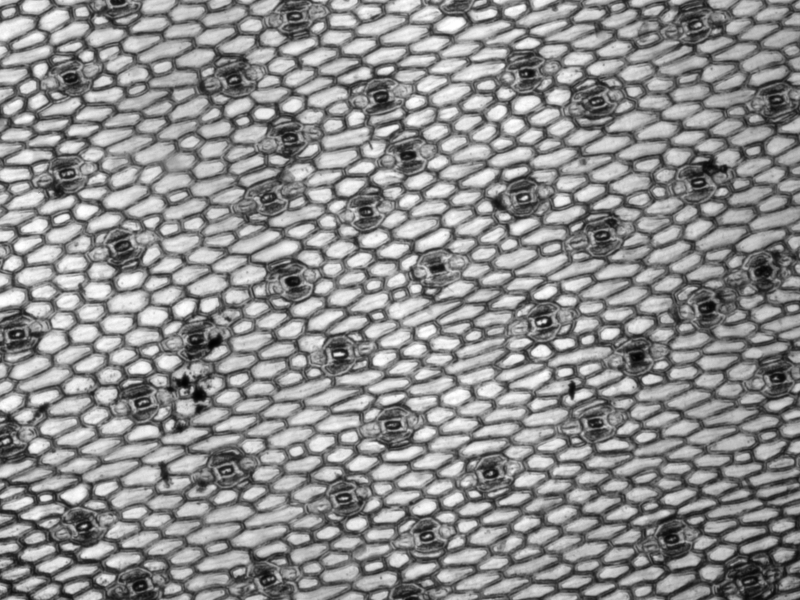
#> input picture asserts/sample images p=0 corrected/A. sisalana Vofely2019 CellImages gp15-095_001_4x.tif, 1600 x 1200 px (shown at 1/2 size)
$ python -i core.py   (imports and definitions only)
#> lines starting #> are read from the running program, lines starting #| are printed output that depends on the picture; after the words box and inside, x2 and y2 are one past the last pixel; in counts of white or black regions, pixels touching at a corner belong together
"""Module providing core functions"""

# pylint: disable=line-too-long, multiple-statements, c-extension-no-member, no-member, no-name-in-module, relative-beyond-top-level, wildcard-import, dangerous-default-value
import os  # interact with the operating system
import sys  # to use system standard output
import contextlib  # for mutting prints
import glob  # Unix style pathname pattern expansion
from typing import Tuple, Optional  # support typing hints
import requests  # for downloading checkpoints
import cv2  # OpenCV
import torch  # PyTorch
import numpy as np  # NumPy
from PIL import Image, ImageOps  # Pillow image processing
from more_itertools import sort_together  # sort two list together
from skimage.filters import threshold_isodata, laplace  # for image thresholding

# [1 line that did not run here, left out]

image_types = ['.jpg', '.jpeg', '.png', '.tif', '.tiff', '.bmp', '.gif', '.ico', '.jfif', '.webp']  # supported image types
video_types = ['.avi', '.mp4', '.mov', '.wmv']  # supported video types


class SegColors:
    """Define the segmentation class names, colors and their one-hot encoding"""
    def __init__(self,
                 class_name: str = None,
                 mask_rgb: np.ndarray = None,
                 class_encoding: int = None):
        self.class_name = class_name  # catergory name
        self.mask_rgb = mask_rgb  # catergory rgb color
        self.class_encoding = class_encoding  # catergory encoding


GC_Colors = [SegColors('background', [0, 0, 0], 0),
             SegColors('guard cell 1', [255, 0, 255], 1),
             SegColors('guard cell 2', [255, 255, 0], 1),
             SegColors('subsidiary cell 1', [255, 255, 0], 2),
             SegColors('subsidiary cell 2', [255, 255, 0], 2)]
#> further down, picture is the input picture: shape (1200, 1600, 3); min 0, max 255, mean 141.2

Starch_Colors = [SegColors('background', [0, 0, 0], 0),
                 SegColors('starch', [255, 255, 0], 1)]

Stomata_Colors = [SegColors('background', [0, 0, 0], 0),
                  SegColors('stomata', [255, 0, 255], 1),
                  SegColors('outer ledge', [255, 170, 0], 2),
                  SegColors('pore', [255, 255, 0], 3)]  # legacy

Cell_Colors = [SegColors('background', [0, 0, 0], 0),
               SegColors('stomatal complex', [170, 0, 0], 1),
               SegColors('stoma', [231, 116, 237], 2),
               SegColors('outer ledge', [255, 245, 54], 3),
               SegColors('pore', [234, 234, 235], 4),
               SegColors('pavement cell', [255, 170, 0], 5),
               SegColors('guard cell', [85, 85, 255], 6)]


def get_paths(input_dir: str = None, file_extension='.json') -> list:
    """Get all files paths with a certain file extension Under the input folder"""
    return glob.glob(os.path.join(input_dir, f'*{file_extension}'))


def imread_rgb(image_dir: str) -> np.ndarray:
    """cv2.imread + BRG2RGB"""
    return cv2.cvtColor(cv2.imread(image_dir), cv2.COLOR_BGR2RGB)


# [62 lines left out: function imread_rgb_stack, not called in this run]


def unique_color(image: np.ndarray) -> np.ndarray:
    """Find the unique RGB color of a given image"""
    return np.unique(image.reshape(-1, image.shape[-1]), axis=0)


# [17 lines left out: function color_select, not called in this run]


def binary(image_rgb: np.ndarray) -> np.ndarray:
    """Computer threshold isodata method to convert a RGB image to binary"""
    image_gray = cv2.cvtColor(image_rgb, cv2.COLOR_RGB2GRAY)  # RGB to gray
    isodata = threshold_isodata(image_gray)  # return threshold value(s) based on ISODATA method.
#> isodata = 141
    image_binary = cv2.threshold(image_gray, isodata, 255, cv2.THRESH_BINARY)[1]  # gray to binary
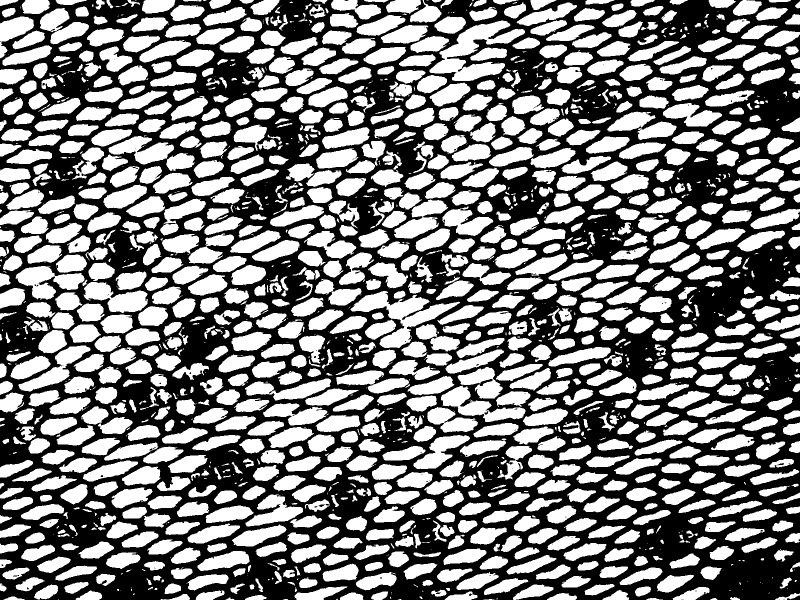
#> image_binary: shape (1200, 1600) (shown at 1/2 size); 49.3% white; 1695 white regions (523 under 20 px)
    return image_binary


def get_contour(image: np.ndarray,
                foreground: Optional[np.ndarray] = None,
                color: list = (255, 255, 255),
                thickness: int = 2) -> Tuple[np.ndarray, Optional[np.ndarray]]:
    """
    Extracts the largest contour from an image and draws it on a foreground

    Args:
    - image (np.ndarray): the input image from which contours are extracted
    - foreground (np.ndarray): the image on which contours will be drawn; if None, a new one is created
    - color (list): the color of the contour, default is white [255, 255, 255]
    - thickness (int): the thickness of the contour line

    Returns:
    - foreground image (np.ndarray): the modified foreground image, if any
    - largest_contour (np.ndarray): the largest contour
    """
    edge_laplace = laplace(binary(image))  # find the edges of an image using the Laplace operator
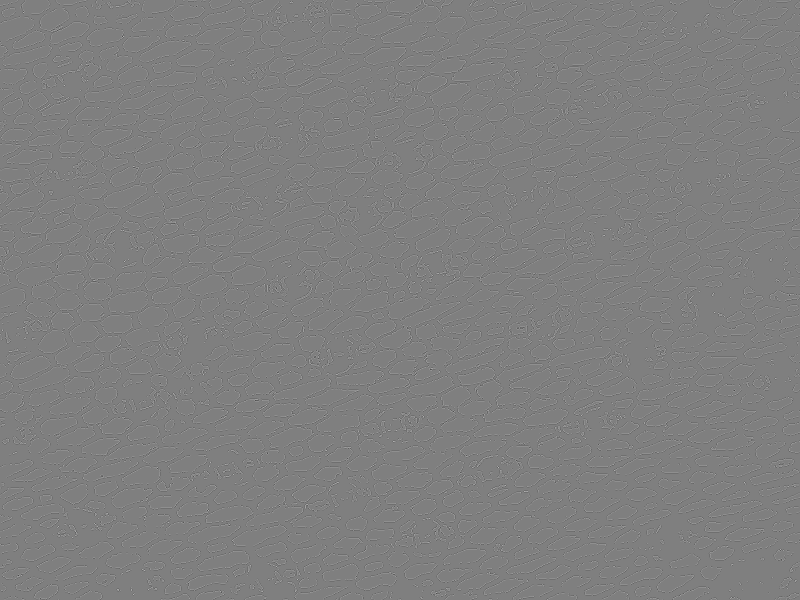
#> edge_laplace: shape (1200, 1600) float64 (shown at 1/2 size); min -4, max 4, mean 0; drawn with min black and max white
    edges = cv2.convertScaleAbs(edge_laplace)  # floating-point array to an 8-bit unsigned integer array
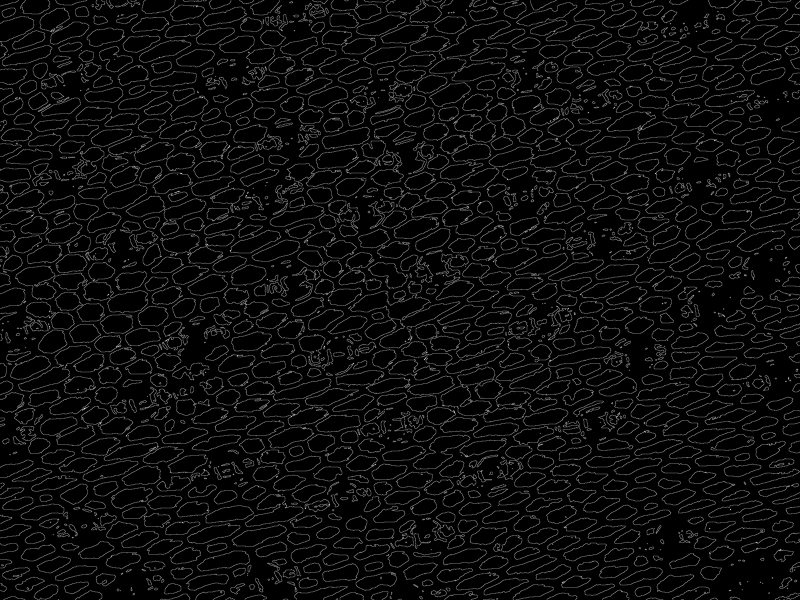
#> edges: shape (1200, 1600) (shown at 1/2 size); min 0, max 4, mean 0.194; drawn with min black and max white
    contours, _ = cv2.findContours(edges, cv2.RETR_EXTERNAL, cv2.CHAIN_APPROX_TC89_L1)  # get external contours
#> contours = 1358 contours, 285 with area under 20; largest, box (x1, y1, x2, y2) and area: (30, 524, 297, 627) 11150, (700, 580, 920, 697) 10504, (881, 733, 1062, 845) 10054, (858, 40, 1051, 163) 9642, (767, 363, 912, 478) 7464
    contour_area, contour_id = [], []  # to store values
    for idx, contour in enumerate(contours):
        contour_area.append(cv2.contourArea(contour))  # collect contour areas
        contour_id.append(idx)  # collect contour ids
#> this loop made 1358 passes
#> contour on passes 1 to 3: [[1566, 1199], [1569, 1199]], [[1558, 1199], [1560, 1199]], [[1362, 1199], [1367, 1199], [1364, 1199]]
#> after the loop, contour_area = 1358 values, max 11149.5 at index 754, min 0 at index 0, mean 712.5; contour_id = 1358 values from 0 to 1357
    contour_area, contour_id = sort_together([[int(idx) for idx in contour_area], contour_id])  # sort id according to area
#> contour_area = 1358 values from 0 to 11149; contour_id = 1358 values, max 1357 at index 373, min 0 at index 0, mean 678.5
    if foreground is None:
        foreground = np.zeros((*image.shape[:2], 3), dtype=np.uint8)  # create a black image with same dimension
    cv2.drawContours(foreground, contours, contour_id[-1], color=color, thickness=thickness)  # the largest contour
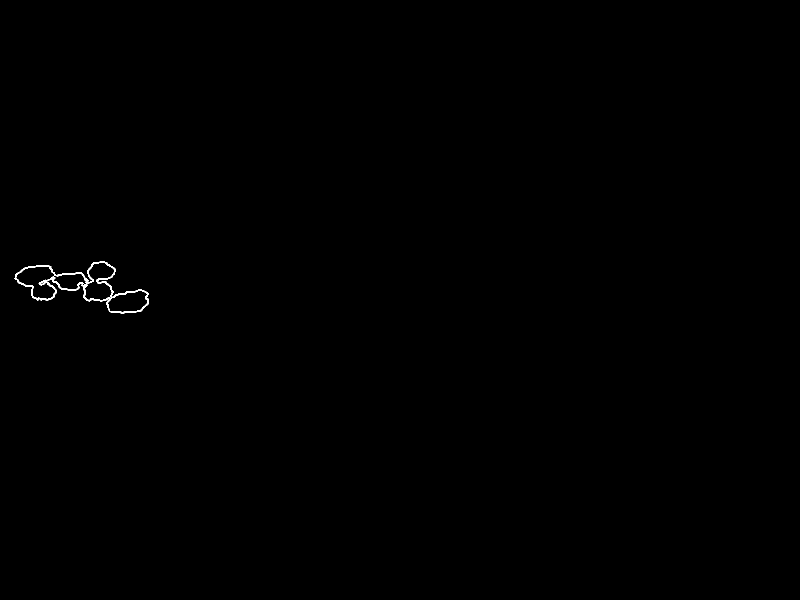
#> foreground: shape (1200, 1600, 3) (shown at 1/2 size); 0.16% white; 1 white region, box (x1, y1, x2, y2) and area: (29, 523, 298, 628) 3059
    return foreground, contours[contour_id[-1]]


# [111 lines left out: functions resize_and_pad_image, restore_original_dimensions, get_checkpoints, suppress_stdout, lab_logo, not called in this run]

>>> import cv2
>>> picture = cv2.imread('../../asserts/sample images p=0 corrected/A. sisalana Vofely2019 CellImages gp15-095_001_4x.tif')
>>> result = get_contour(picture)
